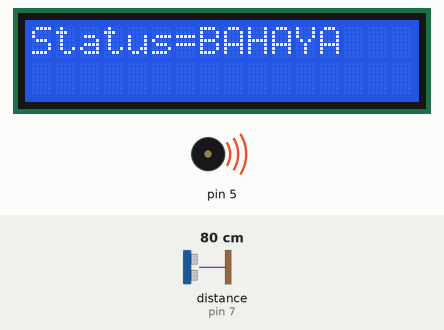
Simulated run of this sketch. Board: Arduino Uno, built with avr-gcc and run on an emulated ATmega328P. Shown: 16×2 character LCD, buzzer (waves = sounding). Wiring (inferred from the names in the program): ultrasonic range finder: trigger pin 6; echo pin 7. The test bench sets the inputs (shaded band); at power-on: distance to the obstacle (sensor on pin 7) 80 cm. The echo pulse lasts 58.3 µs per cm.

Above: at 3.06 s.
3.3 s: distance to the obstacle (sensor on pin 7) set to 95 cm
4.8 s: distance to the obstacle (sensor on pin 7) set to 106 cm
At 5.4 s:
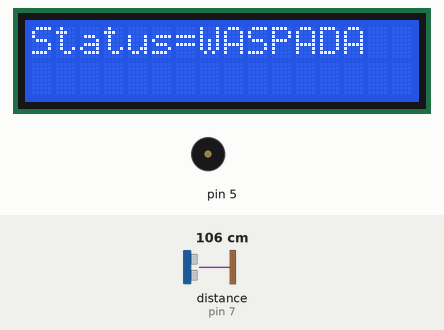
7.1 s: distance to the obstacle (sensor on pin 7) set to 198 cm
At 8.5 s:
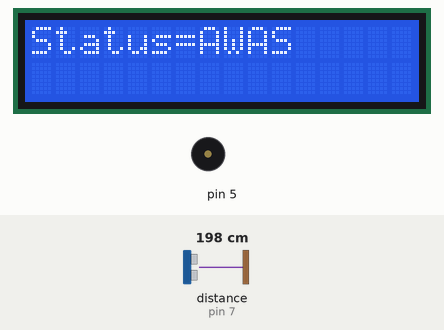
10.1 s: distance to the obstacle (sensor on pin 7) set to 205 cm
At 12.3 s:
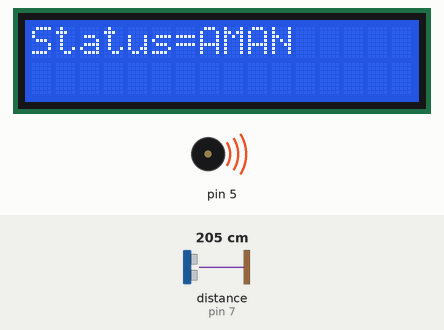
12.6 s: distance to the obstacle (sensor on pin 7) set to 2 cm
At 12.81 s:
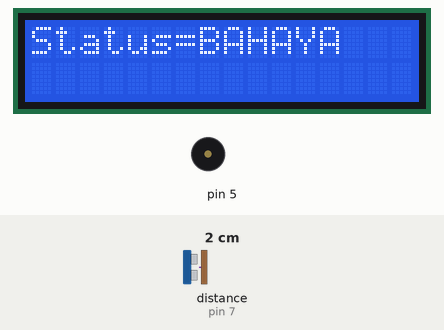
14.8 s: distance to the obstacle (sensor on pin 7) set to 120 cm
At 15.2 s:
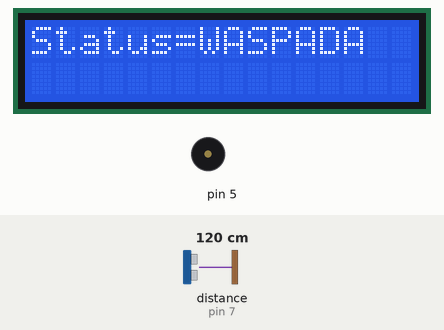
Timing chart, 0 to 18.7 s (numbered marks = the images above; inputs shaded):
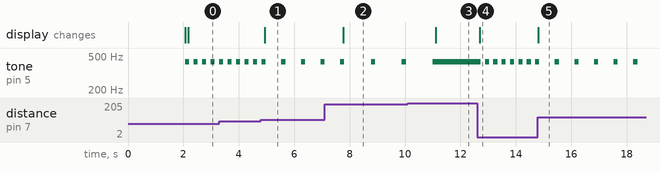

Measured:
- the behaviour switches between 100 and 101 cm on distance to the obstacle (sensor on pin 7) (found by bisection; images 0 and 1)
- the behaviour switches between 200 and 201 cm on distance to the obstacle (sensor on pin 7) (found by bisection; images 2 and 3)
- after the input at 4.8 s, tone on pin 5: alternates 430 Hz for 0.15 s and silent for 0.56 s, starting after 0.74 s; the display: changes after 0.14 s (image 1)
- after the input at 7.1 s, the display: changes after 0.67 s (image 2)
- after the input at 10.1 s, tone on pin 5: goes on until 11.0 s, then stays 430 Hz; the display: changes after 1.0 s (image 3)
- after the input at 12.6 s, tone on pin 5: alternates 430 Hz for 0.15 s and silent for 0.15 s, starting after 0.14 s; the display: changes after 0.09 s (image 4)
- after the input at 14.8 s, tone on pin 5: alternates 430 Hz for 0.15 s and silent for 0.56 s, starting after 0.61 s; the display: changes at once (image 5)
- by itself, tone on pin 5: alternates 430 Hz for 0.15 s and silent for 0.16 s

The sketch:

program_alarm_parkir_mobil.ino
```cpp
/*** SYSTEM ALARM PARKIR MOBIL
 *  ELECTRONICS TIPS & TRICK
 *  TINKERCAD SIMULATION
 */

 /***************************
ALARM PARKIR MOBIL
****************************/
#define TRIGPIN 6
#define ECHOPIN 7
#include <LiquidCrystal.h>
LiquidCrystal lcd(8, 9,10,11,12,13);
int jarak,timer;
void setup(){
  lcd.begin(16, 2);
  lcd.print("   ALARM PARKIR");
  lcd.setCursor(0, 1);
  lcd.print("      MOBIL    ");
  delay(2000);
  lcd.clear();
  lcd.print("Status=");

  pinMode(ECHOPIN, INPUT);
  pinMode(TRIGPIN, OUTPUT);
  pinMode(5,OUTPUT);
}

void loop(){
  tone(5, 430, 150);
  delay(100);
  digitalWrite(TRIGPIN, LOW);
  delayMicroseconds(2);
  digitalWrite(TRIGPIN, HIGH);
  delayMicroseconds(10);
  digitalWrite(TRIGPIN, LOW);
  timer = pulseIn(ECHOPIN, HIGH);
  jarak= timer/58;
  if (jarak>200){
      lcd.setCursor(7,0);
      lcd.print("AMAN   ");
  }
  else if(jarak>150){
      lcd.setCursor(7,0);
      lcd.print("AWAS   ");
      digitalWrite(5,1);
      delay(500);
      digitalWrite(5,0);
      delay(500);
  }
  else if(jarak>100){
      lcd.setCursor(7,0);
      lcd.print("WASPADA");
      digitalWrite(5,1);
      delay(300);
      digitalWrite(5,0);
      delay(300);
  }
  else {
      lcd.setCursor(7,0);
      lcd.print("BAHAYA ");
      digitalWrite(5,1);
      delay(100);
      digitalWrite(5,0);
      delay(100);
  }
}
```
